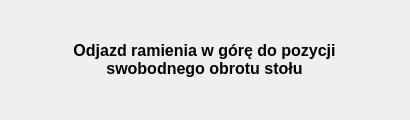
<?xml version="1.0" encoding="UTF-8"?>
<ui version="4.0">
 <class>Form</class>
 <widget class="QWidget" name="Form">
  <property name="geometry">
   <rect>
    <x>0</x>
    <y>0</y>
    <width>410</width>
    <height>120</height>
   </rect>
  </property>
  <property name="windowTitle">
   <string>Proces w toku...</string>
  </property>
  <widget class="QWidget" name="verticalLayoutWidget">
   <property name="geometry">
    <rect>
     <x>40</x>
     <y>20</y>
     <width>331</width>
     <height>81</height>
    </rect>
   </property>
   <layout class="QVBoxLayout" name="verticalLayout"/>
  </widget>
  <widget class="QLabel" name="label">
   <property name="geometry">
    <rect>
     <x>50</x>
     <y>20</y>
     <width>309</width>
     <height>79</height>
    </rect>
   </property>
   <property name="font">
    <font>
     <pointsize>12</pointsize>
     <weight>75</weight>
     <bold>true</bold>
    </font>
   </property>
   <property name="text">
    <string>Odjazd ramienia w górę do pozycji swobodnego obrotu stołu</string>
   </property>
   <property name="alignment">
    <set>Qt::AlignCenter</set>
   </property>
   <property name="wordWrap">
    <bool>true</bool>
   </property>
  </widget>
 </widget>
 <resources/>
 <connections/>
</ui>
